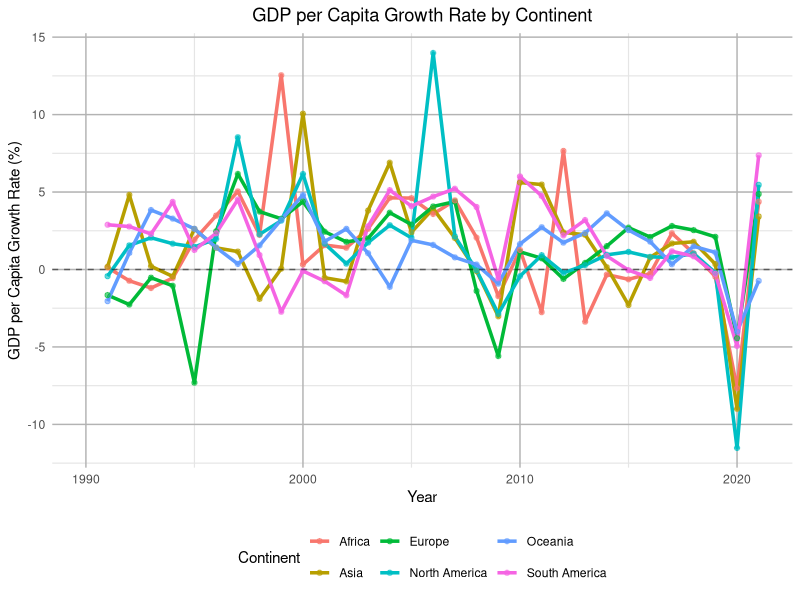
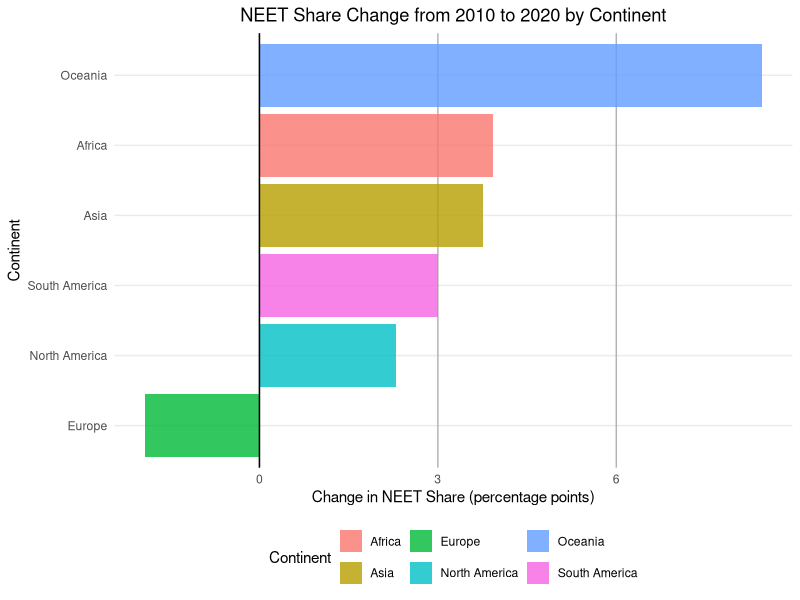
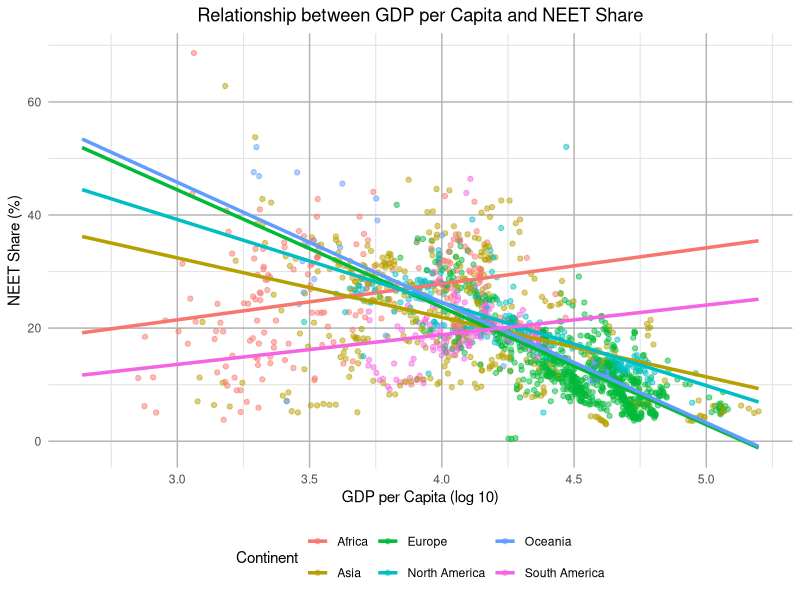
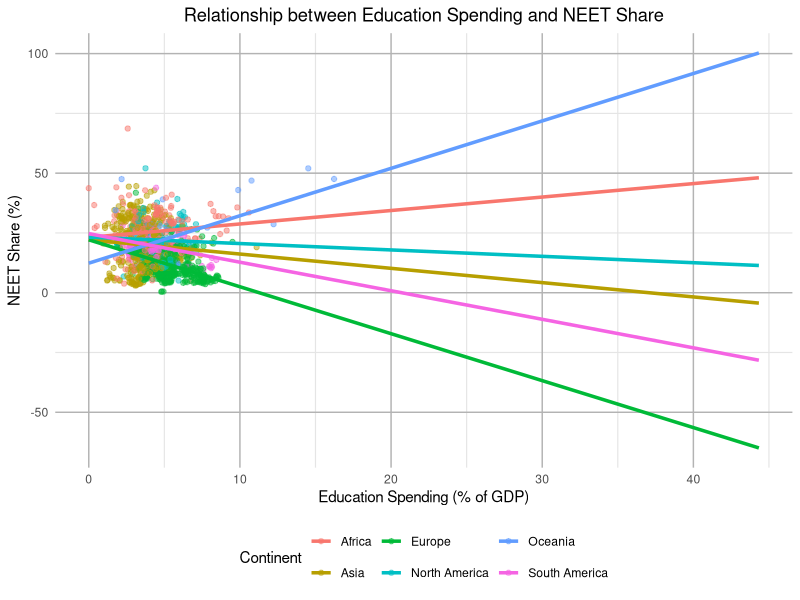
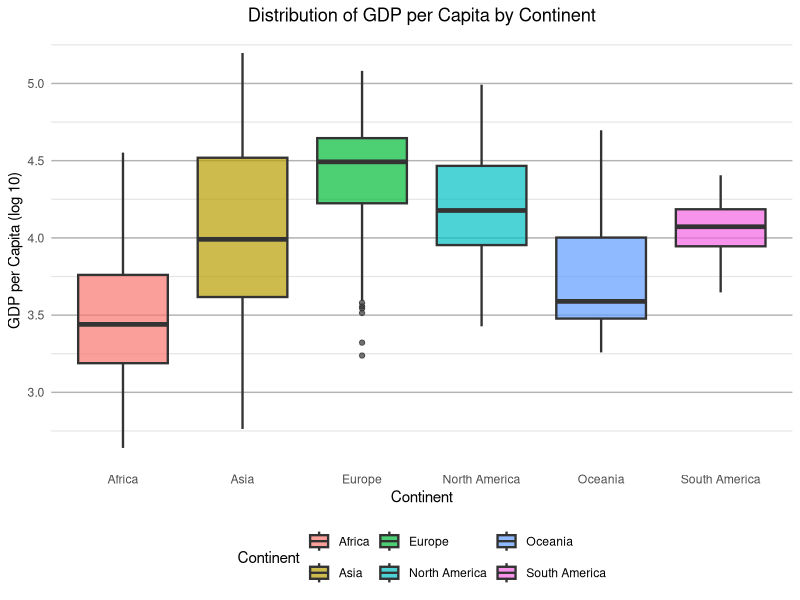
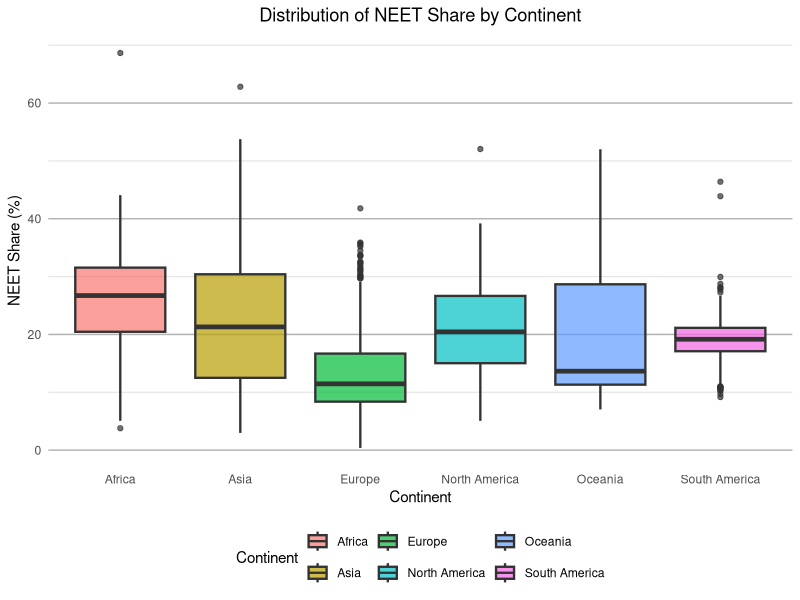
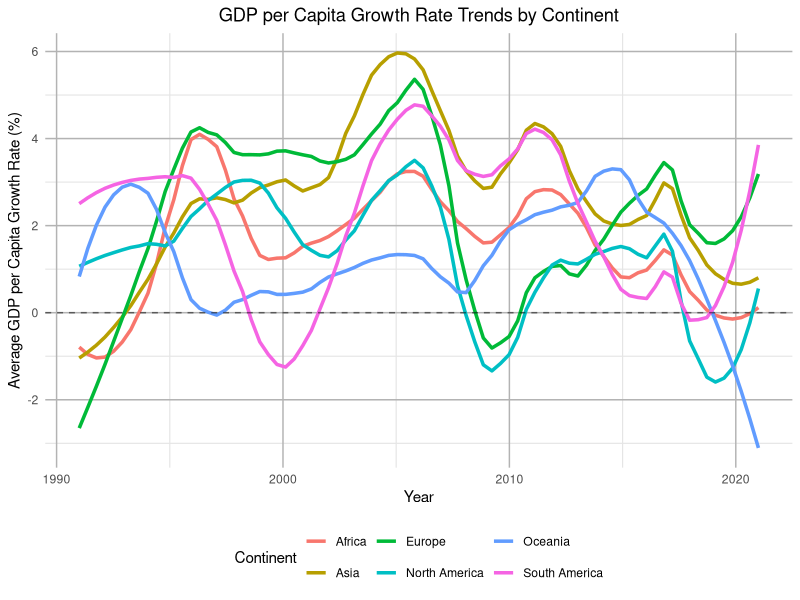

The R source for these figures, in order:
library(tidyverse)
library(dplyr)
library(readr)
library(ggplot2)

master <- read.csv('master_dataset.csv')
view(master)

# Load required library
library(tidyr)

# 4. GDP per capita growth rate (%) over time by continent
cont_master <- master %>% group_by(continent, year) %>%
  mutate(gdp_per_capita = mean(gdp_per_capita, na.rm = T),
    neet_share = mean(neet_share, na.rm = T),
    du_expenditure_gdp = mean(edu_expenditure_gdp, na.rm = T),
  ) %>%
  ungroup() %>% select(year:edu_expenditure_gdp) %>%
  distinct(year, continent, .keep_all = T)
cont_master <- cont_master %>%
  group_by(continent) %>%
  arrange(year) %>%
  mutate(gdp_growth_rate = (gdp_per_capita - lag(gdp_per_capita)) / lag(gdp_per_capita) * 100) %>%
  ungroup()

ggplot(cont_master, aes(year, gdp_growth_rate, colour = continent)) +
  theme_minimal() +
  theme(
    panel.grid.major = element_line(colour = "grey70"),
    panel.grid.minor = element_line(colour = "grey90", linewidth = 0.4),
    legend.position = "bottom",
    legend.direction = "horizontal",
    plot.title = element_text(hjust = 0.5)
  ) +
  geom_line(linewidth = 1.2) +
  geom_point(alpha = 0.6) +
  geom_hline(yintercept = 0, linetype = "dashed", colour = "black", alpha = 0.5) +
  labs(x = 'Year', y = 'GDP per Capita Growth Rate (%)', colour = 'Continent',
       title = 'GDP per Capita Growth Rate by Continent')

# 5. NEET change 2010 → 2020 (bar chart)
neet_change <- master %>%
  filter(year %in% c(2010, 2020)) %>%
  group_by(continent, year) %>%
  summarise(avg_neet = mean(neet_share, na.rm = T), .groups = 'drop') %>%
  pivot_wider(names_from = year, values_from = avg_neet, names_prefix = "year_") %>%
  mutate(neet_change = year_2020 - year_2010) %>%
  filter(!is.na(neet_change))

ggplot(neet_change, aes(x = reorder(continent, neet_change), y = neet_change, fill = continent)) +
  theme_minimal() + 
  theme(
    panel.grid.major.x = element_line(colour = "grey70"),
    panel.grid.minor = element_blank(),
    legend.position = "bottom",
    legend.direction = "horizontal",
    plot.title = element_text(hjust = 0.5)
  ) +
  geom_col(alpha = 0.8) +
  geom_hline(yintercept = 0, linetype = "solid", colour = "black") +
  coord_flip() +
  labs(x = 'Continent', y = 'Change in NEET Share (percentage points)', 
       fill = 'Continent',
       title = 'NEET Share Change from 2010 to 2020 by Continent')

# 6. GDP per capita vs NEET (scatterplot, coloured by continent)
ggplot(master, aes(log10(gdp_per_capita), neet_share, colour = continent)) +
  theme_minimal() + 
  theme(
    panel.grid.major = element_line(colour = "grey70"),
    panel.grid.minor = element_line(colour = "grey90", linewidth = 0.4),
    legend.position = "bottom",
    legend.direction = "horizontal",
    plot.title = element_text(hjust = 0.5)
  ) +
  geom_point(alpha = 0.5) +
  geom_smooth(method = 'lm', se = FALSE, fullrange = TRUE, linewidth = 1.2) +
  labs(x = 'GDP per Capita (log 10)', y = 'NEET Share (%)', 
       colour = 'Continent',
       title = 'Relationship between GDP per Capita and NEET Share')

# 7. Education spending vs NEET (scatterplot)
ggplot(master, aes(edu_expenditure_gdp, neet_share, colour = continent)) +
  theme_minimal() + 
  theme(
    panel.grid.major = element_line(colour = "grey70"),
    panel.grid.minor = element_line(colour = "grey90", linewidth = 0.4),
    legend.position = "bottom",
    legend.direction = "horizontal",
    plot.title = element_text(hjust = 0.5)
  ) +
  geom_point(alpha = 0.5) +
  geom_smooth(method = 'lm', se = FALSE, fullrange = TRUE, linewidth = 1.2) +
  labs(x = 'Education Spending (% of GDP)', y = 'NEET Share (%)', 
       colour = 'Continent',
       title = 'Relationship between Education Spending and NEET Share')

# 8. GDP per capita distribution (boxplot)
ggplot(master, aes(x = continent, y = log10(gdp_per_capita), fill = continent)) +
  theme_minimal() + 
  theme(
    panel.grid.major.x = element_blank(),
    panel.grid.major.y = element_line(colour = "grey70"),
    panel.grid.minor = element_line(colour = "grey90", linewidth = 0.4),
    legend.position = "bottom",
    legend.direction = "horizontal",
    plot.title = element_text(hjust = 0.5)
  ) +
  geom_boxplot(alpha = 0.7, linewidth = 0.8) +
  labs(x = 'Continent', y = 'GDP per Capita (log 10)', 
       fill = 'Continent',
       title = 'Distribution of GDP per Capita by Continent')

# 9. NEET distribution (boxplot)
ggplot(master, aes(x = continent, y = neet_share, fill = continent)) +
  theme_minimal() + 
  theme(
    panel.grid.major.x = element_blank(),
    panel.grid.major.y = element_line(colour = "grey70"),
    panel.grid.minor = element_line(colour = "grey90", linewidth = 0.4),
    legend.position = "bottom",
    legend.direction = "horizontal",
    plot.title = element_text(hjust = 0.5)
  ) +
  geom_boxplot(alpha = 0.7, linewidth = 0.8) +
  labs(x = 'Continent', y = 'NEET Share (%)', 
       fill = 'Continent',
       title = 'Distribution of NEET Share by Continent')

#11: Calculate GDP growth rate for each country, then average by continent
gdp_growth_data <- master %>%
  group_by(country) %>%
  arrange(year) %>%
  mutate(gdp_growth_rate = (gdp_per_capita - lag(gdp_per_capita)) / lag(gdp_per_capita) * 100) %>%
  ungroup() %>%
  group_by(continent, year) %>%
  summarise(avg_growth_rate = mean(gdp_growth_rate, na.rm = TRUE), .groups = 'drop')

gdp_growth_data <- gdp_growth_data %>%
  group_by(continent) %>%
  arrange(year) %>%
  mutate(growth_5yr_avg = zoo::rollmean(avg_growth_rate, k = 5, fill = NA, align = "center")) %>%
  ungroup()

ggplot(gdp_growth_data, aes(year, avg_growth_rate, colour = continent)) +
  theme_minimal() +
  theme(
    panel.grid.major = element_line(colour = "grey70"),
    panel.grid.minor = element_line(colour = "grey90", linewidth = 0.4),
    legend.position = "bottom",
    legend.direction = "horizontal",
    plot.title = element_text(hjust = 0.5)
  ) +
  geom_smooth(se = FALSE, linewidth = 1.2, span = 0.3) +
  geom_hline(yintercept = 0, linetype = "dashed", colour = "black", alpha = 0.5) +
  labs(x = 'Year', y = 'Average GDP per Capita Growth Rate (%)', colour = 'Continent',
       title = 'GDP per Capita Growth Rate Trends by Continent')

